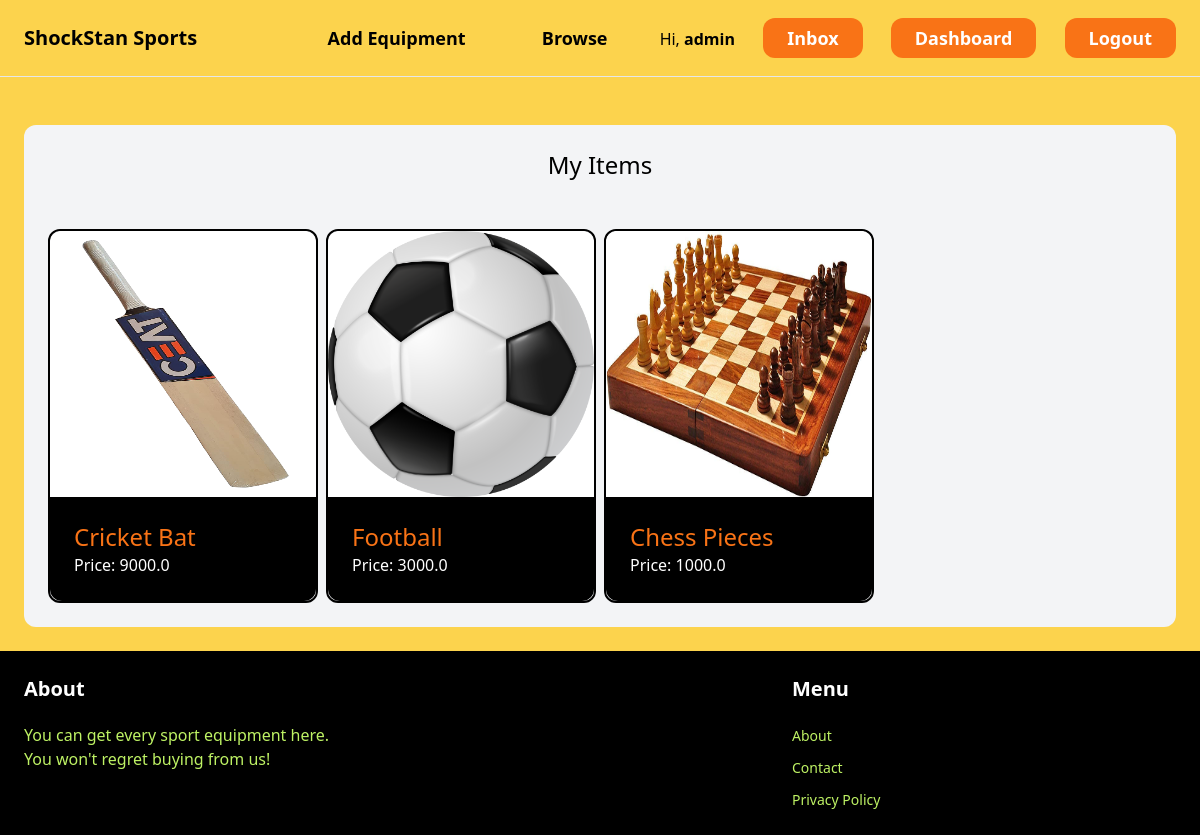
The page /dashboard/ (signed in) on the database its author committed.
### item/models.py (models this page shows, shortened)
class Item(models.Model):
    category = models.ForeignKey(Category, related_name='items', on_delete=models.CASCADE)
    name = models.CharField(max_length=255)
    description = models.TextField(blank=True, null=True)
    price = models.FloatField()
    image = models.ImageField(upload_to='item_images', blank=True, null=True)
    is_sold = models.BooleanField(default=False)
    created_by = models.ForeignKey(User, related_name='items', on_delete=models.CASCADE)
    created_at = models.DateTimeField(auto_now_add=True)

### dashboard/views.py (the view)
# urls.py: path('', views.index, name='index'),
@login_required
def index(request):
    items = Item.objects.filter(created_by=request.user)
    return render(request, 'dashboard/index.html', {
        'items': items,
    })

### dashboard/templates/dashboard/index.html (shortened to what this page needs)
{% extends 'core/base.html' %}
 {% block content %}
<div class="mt-6 px-6 py-6 bg-gray-100 rounded-xl">
    <h2 class="mb-12 text-2xl text-center">My Items</h2>
    <div class="grid grid-cols-4 gap-2">
        {% for item in items %}
            <div class="border-2 border-black rounded-xl">
                <a href="{% url 'item:detail' item.id %}">
                    <div>
                        <img src="{{ item.image.url }}" class="rounded-t-xl aspect-square bg-white" >
                    </div>
                    <div class="p-6 bg-black text-orange-500 rounded-b-xl">
                        <h2 class="text-2xl">{{ item.name }}</h2>
                        <p class="text-white">Price: {{ item.price }}</p>
                    </div>
                </a>
            </div>
        {% endfor %}
    </div>
</div>
{% endblock %}

### core/templates/core/base.html (shortened to what this page needs)
<!DOCTYPE html>
<html lang="en">
<head>
    <script src="https://cdn.tailwindcss.com"></script>
</head>
<body><div class="bg-amber-300">
<nav class="py-6 px-6 flex justify-between items-center border-b border-black-200">
    <a href="/" class="text-xl font-semibold">ShockStan Sports</a>
    <div class="space-x-6">
        <a href="{% url 'item:new' %}" class="px-6 py-2 text-lg font-semibold hover:text-orange-500 hover:bg-white rounded-xl">Add Equipment</a>
        <a href="{% url 'item:items' %}" class="px-6 py-2 text-lg font-semibold hover:text-orange-500 hover:bg-white rounded-xl">Browse</a>
        {% if request.user.is_authenticated %}
        <a href="#">Hi, <strong>{{ request.user.username }}</strong></a>
        <a href="{% url 'conversation:inbox' %}" class="px-6 py-2 text-lg font-semibold bg-orange-500 text-white rounded-xl hover:bg-orange-700">Inbox</a>
        <a href="{% url 'dashboard:index' %}" class="px-6 py-2 text-lg font-semibold bg-orange-500 text-white rounded-xl hover:bg-orange-700">Dashboard</a>
        <a href="{% url 'logout' %}" class="px-6 py-2 text-lg font-semibold bg-orange-500 text-white rounded-xl hover:bg-orange-700">Logout</a>
        {% else %}
        <a href="{% url 'core:signup' %}" class="px-6 py-2 text-lg font-semibold bg-orange-500 text-white rounded-xl hover:bg-orange-700">Sign UP</a>
        <a href="{% url 'core:login' %}" class="px-6 py-2 text-lg font-semibold bg-orange-500 text-white rounded-xl hover:bg-orange-700">LOGIN!!</a>
        {% endif %}
    </div>
</nav>
<div class="px-6 py-6">
    {% block content %}
    {% endblock %}
</div>
<footer class="py-6 px-6 flex justify-between bg-black">
    <div class="w-2/3 pr-10">
        <h3 class="mb-5 font-bold text-xl text-white">About</h3>
        <p class="text-base text-lime-300">
        You can get every sport equipment here. <br> You won't regret buying from us!</p>
    </div>
    <div class="w-1/3">
        <h3 class="mb-5 font-bold text-xl text-white">Menu</h3>
        <ul class="space-y-2">
            <li><a href="{% url 'core:about' %}" class="text-sm text-lime-300 hover:text-gray-400">About</a></li>
            <li><a href="{% url 'core:contact' %}" class="text-sm text-lime-300 hover:text-gray-400">Contact</a></li>
            <li><a href="{% url 'core:privacy' %}" class="text-sm text-lime-300 hover:text-gray-400">Privacy Policy</a></li>
        </ul>
    </div>
</footer>
</div>
</body>
</html>

### rows shown on the page
Item: image (picture), name "Cricket Bat", price "9000.0"
Item: image (picture), name "Football", price "3000.0"
Item: image (picture), name "Chess Pieces", price "1000.0"

### other values the page prints
{{ request.user.username }} "admin"
